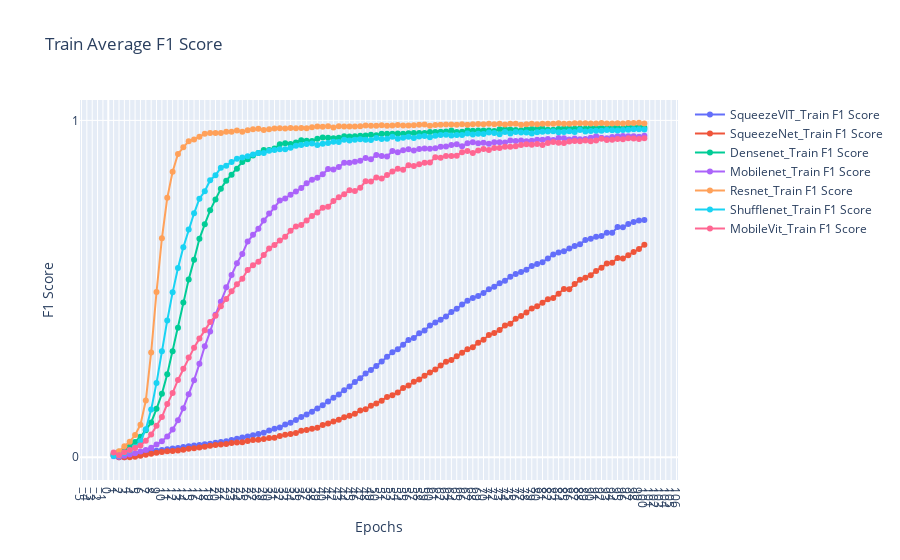

The notebook cell this image was saved under:
### Code cell
fig = go.Figure()
for exps in train_f1score_data.keys():
    # plt.plot(epochs, loss_data[exps][0], label=exps + 'Train Loss', marker='o')
    # plt.plot(epochs, loss_data[exps][1], label=exps + 'Validation Loss', marker='o')
    # fig.add_trace(go.Scatter(x=epochs, y=auroc_data[exps][0], mode='lines+markers', name=exps + '_Train Loss'))
    fig.add_trace(go.Scatter(x=epochs, y=train_f1score_data[exps], mode='lines+markers', name=exps + '_Train F1 Score'))
# fig.add_trace(go.Scatter(x=epochs, y=train_loss, mode='lines+markers', name='Train Loss'))
# fig.add_trace(go.Scatter(x=epochs, y=val_loss, mode='lines+markers', name='Validation Loss'))

fig.update_layout(
    title='Train Average F1 Score',
    xaxis_title='Epochs',
    yaxis_title='F1 Score',
    xaxis=dict(tickmode='linear'),
    yaxis=dict(tickmode='linear'),
    # legend=dict(x=0, y=1),
    # grid=dict(),
)

fig.show()
